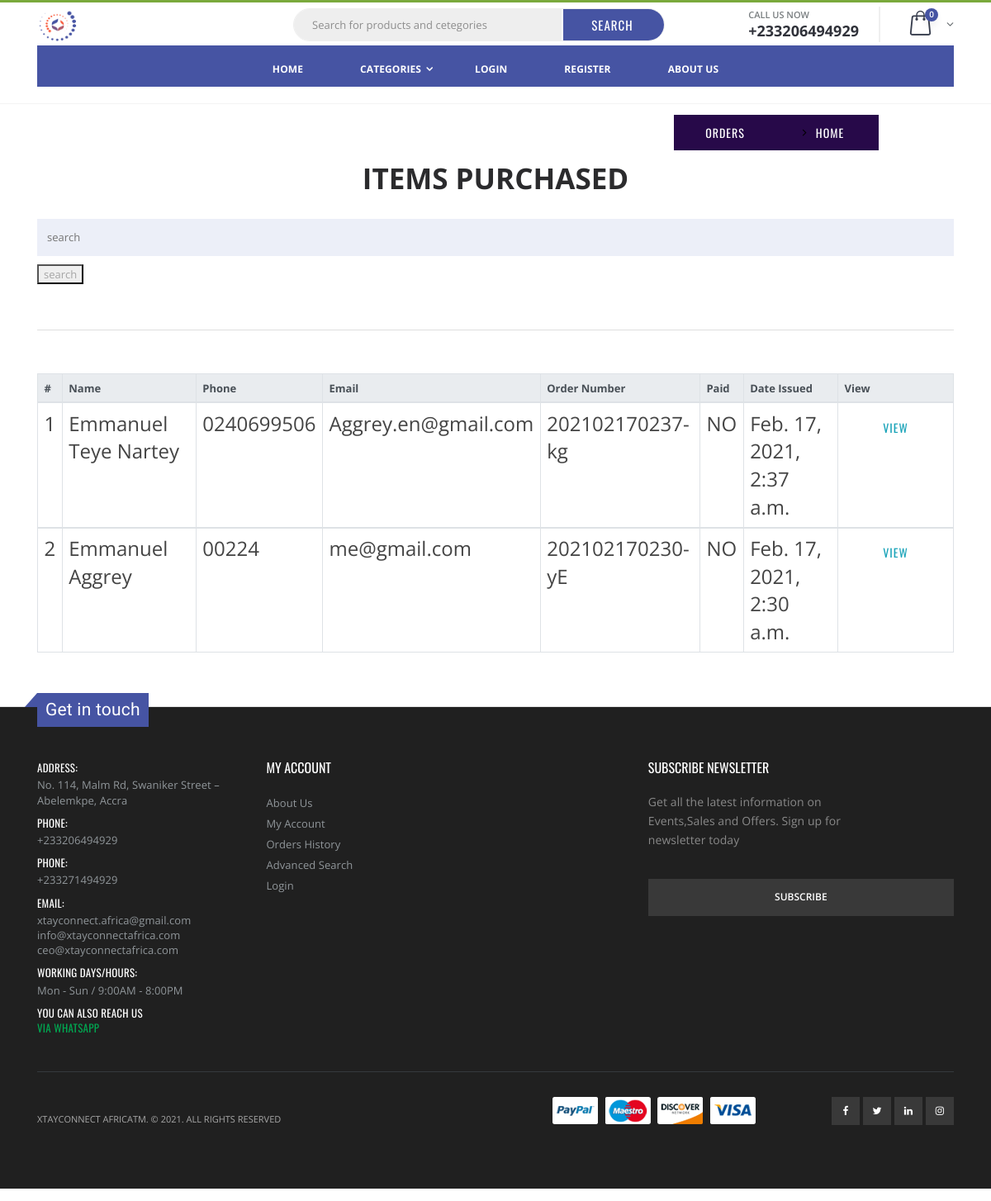
/orders/, run on an earlier commit of the app's database.
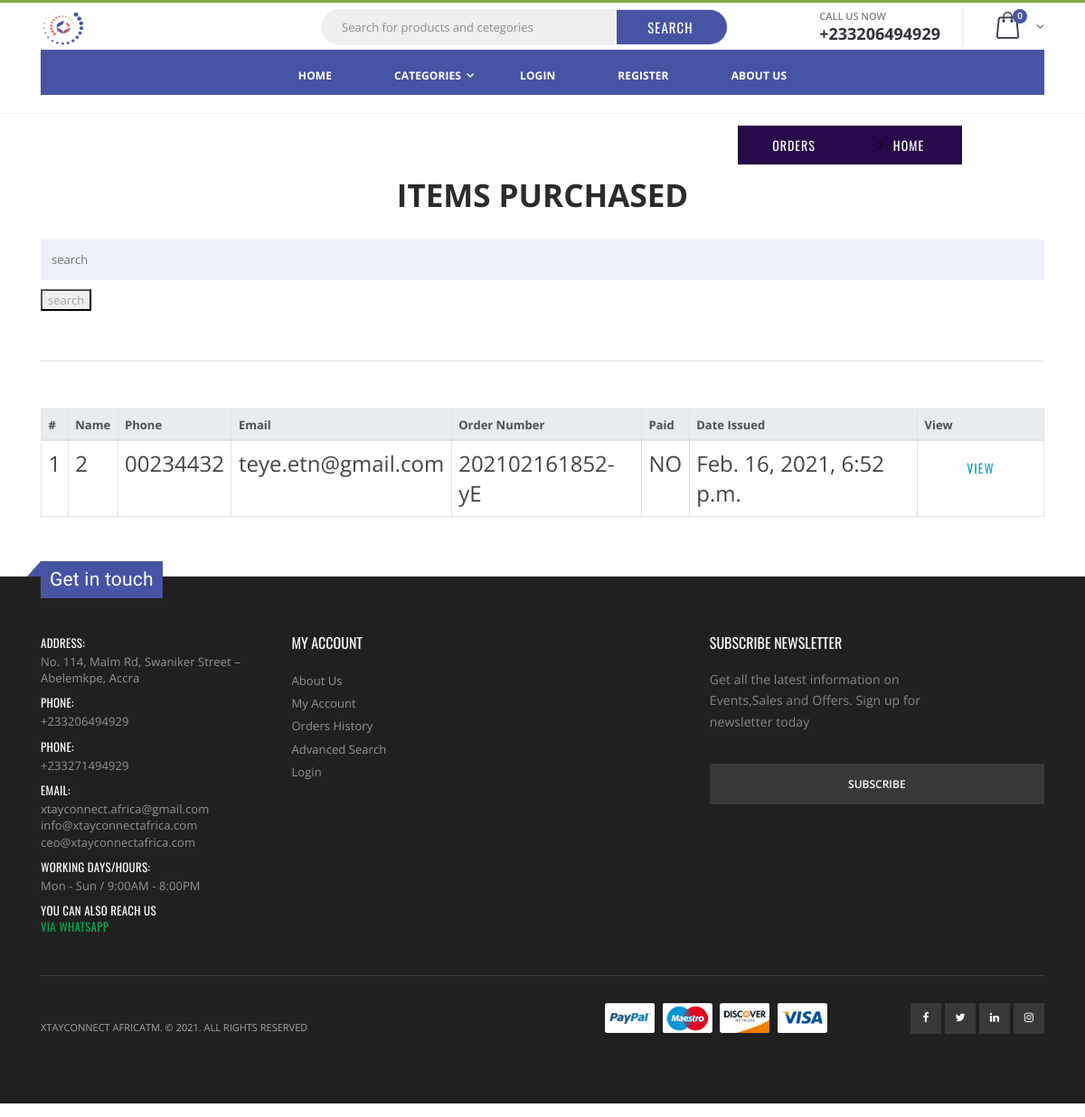
And on a later commit of the database.
### orders/models.py (models this page shows, shortened)
class Order(Base_Model):
    user =models.ForeignKey(User,on_delete=models.CASCADE,related_name='user')
    name = models.CharField(max_length=60)
    email = models.EmailField()
    address = models.CharField(max_length=150)
    phone_number = models.CharField(max_length=15, blank=False)
    city = models.CharField('City/Closest Landmark',max_length=100)
    paid = models.BooleanField(default=False)
    order_number = models.CharField('order number',max_length=500,editable=False)
    class Meta:
        ordering = ('-date_updated', )

### orders/views.py (the view)
# urls.py: path("orders/",views.orders,name="orders"),
def orders(request):
    order_items = Order.objects.all()
    q = request.GET.get('q')
    if q:
        order_items = order_items.filter(Q(name__icontains=q)|Q(order_number__icontains=q))
    context = {
        'order_items': order_items,
    }
    return render(request, 'order/order.html', context)

### cart/cart.py (called while the page is built)
    def __len__(self):
        return sum(item['quantity'] for item in self.cart.values())

### cart/context_processors.py (called while the page is built)
def cart(request):
    return {'cart': Cart(request)}

### ecommerce/context_processors.py (called while the page is built)
def category(request):
    nav = Category.objects.filter(is_available=True)
    sub_category = Sub_Category.objects.order_by('category__date_updated').filter(is_available=True)
    popular = Product.objects.filter(is_available=True).order_by('-date_updated')
    return {'nav':nav,'popular':popular,'sub_category':sub_category}

### templates/order/order.html
{% extends 'header1.html' %}
{% load static %}
{% block content %}
<nav class="breadcrumb" style="margin-left:68%;font-size: larger;">
  <a style="background-color: #270949;color: white;" title="items bought"  data-toggle="tooltip" class="breadcrumb-item btn" href="{% url 'orders:orders' %}">Orders</a>
      <a style="background-color: #270949;color: white;" title="go home" data-toggle="tooltip" class="breadcrumb-item btn" href="/">Home</a>
</nav>
<div class="container">
    <h4 class="text-center display-4" style="font-weight: bolder;">ITEMS PURCHASED</h4>
    <div class="row">
        <div class="col">
            <section>
                <form action="#" method="GET">
                  <table class="table table-bordered table-hover ">
                    <input class="my-3" type="text" name="q" id="" placeholder="search" value="{{ request.GET.q }}">
                    <button type="submit">search</button>
                    <hr>
                    <thead class="thead-light">
                      <tr>
                        <th scope="col">#</th>
                        <th scope="col">Name</th>
                        <th scope="col">Phone</th>
                        <th  scope="col">Email</th>
                        <th scope="col">Order Number</th>
                        <th scope="col">Paid</th>
                        <th scope="col">Date Issued</th>
                        <th scope="col">View</th>
                      </tr>
                    </thead>
                    {% for orders in order_items %}
                    <tbody>
                      <tr style="font-size: x-large;">
                        <td id="id" scope="row"> {{forloop.counter}} </td>
                        <td scope="row"> {{ orders.name }} </td>
                        <td scope="row"> {{ orders.phone_number }} </td>
                        <td scope="row"> {{ orders.email }} </td>
                        <td scope="row"> {{ orders.order_number }} </td>
                        <td scope="row"> {{ orders.paid|yesno:'YES,NO' }} </td>
                        <td scope="row"> {{ orders.date_add }} </td>
                          <td scope="row"><a class="text-info btn" href="{% url 'orders:order_items' orders.order_number orders.pk %}">View</a></td>
                      </tr>
                      {% empty %}
                      <p class="text-info"> Nothing to show currently</p>
                    </tbody>
                    {% endfor %}
                  </table>
                </form>
              </section>
        </div>
    </div>
</div>
{% endblock %}

### templates/header1.html (shortened to what this page needs)
{% load static %}
<!DOCTYPE html>
<html lang="en">
<head>
    <link rel="stylesheet" href="{% static 'css/bootstrap.min.css' %}">
    <link rel="stylesheet" type="text/css" href="{% static 'vendor/fontawesome-free/css/all.min.css' %}">
    <link rel="stylesheet" href="{% static 'css/material-design-iconic-font.min.css' %}">
    <link rel="stylesheet" href="{% static 'css/meanmenu.css' %}">
    <link rel="stylesheet" href="{% static 'css/owl.carousel.min.css' %}">
    <link rel="stylesheet" href="{% static 'css/slick.css' %}">
    <link rel="stylesheet" href="{% static 'css/venobox.css' %}">
    <link rel="stylesheet" href="{% static 'css/helper.css' %}">
    <link rel="stylesheet" href="{% static 'css/fontawesome-stars.css' %}">
    <link rel="stylesheet" href="{% static 'css/font-awesome.min.css' %}">
    <link rel="stylesheet" href="{% static 'js/modernizr-2.8.3.min.js' %}">
    <link rel="stylesheet" href="{% static 'css/bootstrap.min.css' %}">
    <link rel="stylesheet" href="{% static 'css/style.min.css' %}">
    <link rel="stylesheet" href="{% static 'css/style.css' %}">
    <link rel="stylesheet" type="text/css" href="{% static 'vendor/fontawesome-free/css/all.min.css' %}">
    <link rel="stylesheet" href="{% static 'css/styledetail.css' %}">
</head>
<body >
    <div class="page-wrapper">
        <header class="header">
            <div class="header-middle">
                <div class="container middle_header">
                    <div class="header-center">
                        <a href="/" class="logo">
                            <img src="{% static 'images/croped.jpg' %}" id="mainlogo"
                                alt="XtayConnect AfricaTM logo">
                        </a>
                    </div>
                    <div class="header-search">
                        <div class="header-search" style="align-items: center !important;">
                            <form action="{% url 'search' %}" method="get" id="searchform">
                                <div class="header-search-wrapper ">
                                    <input type="search" class="form-control" name="q" id="q"
                                        placeholder="Search for products and cetegories" required
                                        value="{{request.GET.q}}">
                                    <button class="btn btn-lg btn-search"
                                        style="color:white;background-color: #4654A3;margin: 0;"
                                        type="submit">Search</button>
                                </div>
                            </form>
                        </div>
                    </div>
                    <div class="header-right">
                        <div class="header-contact">
                            <span>Call us now</span>
                            <a href="tel:+233206494929"><strong>+233206494929</strong></a>
                        </div>
                        <div class="dropdown cart-dropdown">
                            <a href="#" class="dropdown-toggle" role="button" data-toggle="dropdown"
                                aria-haspopup="true" aria-expanded="false" data-display="static">
                                <div class="cart-count" id="cart-count" style="color:white;background-color: #4654A3;">
                                    {{cart|length}}</div>
                            </a>
                        </div>
                    </div>
                </div>
            </div>
            <div class="header-bottom sticky-header">
                <div class="container">
                    <nav class="main-nav">
                        <ul class="menu sf-arrows ">
                            <li class=""><a class="nav-item" href="/">Home</a></li>
                            <li>
                                <a href="#" class="sf-with-ul nav-item">Categories</a>
                            </li>
                            {% if user.is_authenticated %}
                            <li class="float-right"><a class="nav-item" href="{% url 'account_logout' %}">LOGOUT</a>
                            </li>
                            {%else %}
                            <li class="float-right "><a class="nav-item" href="{% url 'account_login' %}">LOGIN</a></li>
                            <li class="float-right"><a class="nav-item" href="{% url 'account_signup' %}">REGISTER</a>
                            </li>
                            {% endif %}
                            <li><a class="nav-item" style="color: #4654A3" href="{% url 'about' %}">About Us</a></li>
                        </ul>
                    </nav>
                </div>
            </div>
        </header>
        {% block content %}
        {% endblock %}
        {% load static %}
        <link rel="stylesheet" href="{% static 'css/bootstrap.min.css' %}">
        <link rel="stylesheet" href="{% static 'css/style.min.css' %}">
        <link rel="stylesheet" type="text/css" href="{% static 'vendor/fontawesome-free/css/all.min.css' %}">
        <footer class="footer">
            <div class="footer-middle">
                <div class="container">
                    <div class="footer-ribbon" style="background-color: #4654A3;">
                        Get in touch
                    </div>
                    <div class="row">
                        <div class="col-lg-8">
                            <div class="row">
                                <div class="col-md-5">
                                    <div class="widget">
                                        <ul class="contact-info">
                                            <li>
                                                <span class="contact-info-label">Address:</span>
                                                No. 114, Malm Rd, Swaniker Street – Abelemkpe, Accra
                                            </li>
                                            <li>
                                                <span class="contact-info-label">Phone:</span><a
                                                    href="tel:+233206494929">
                                                    +233206494929</a>
                                            </li>
                                            <li>
                                                <span class="contact-info-label">Phone:</span><a
                                                    href="tel:+233271494929">
                                                    +233271494929</a>
                                            </li>
                                            <li>
                                                <span class="contact-info-label">Email:</span> <a
                                                    href="mailto:xtayconnect.africa@gmail.com ">xtayconnect.africa@gmail.com
                                                </a>
                                                <a href="mailto:info@xtayconnectafrica.com">
                                                    info@xtayconnectafrica.com</a>
                                                <a href="mailto:ceo@xtayconnectafrica.com  ">ceo@xtayconnectafrica.com
                                                </a>
                                            </li>
                                            <li>
                                                <span class="contact-info-label">Working Days/Hours:</span>
                                                Mon - Sun / 9:00AM - 8:00PM
                                            </li>
                                            <li>
                                                <span class="contact-info-label">you can also reach us
                                                    <a class="d-none d-lg-block" style="color:#00A751;"
                                                        href="https://web.whatsapp.com/send?phone=+233206494929&text=hello {% if user.is_authenticated %}{{user}}: {% endif %}feel free to talk to us."
                                                        target="_blank" rel="noopener noreferrer">
                                                        via whatsapp
                                                </span>
                                            </li>
                                        </ul>
                                    </div>
                                </div>
                                <div class="col-md-3">
                                    <div class="widget">
                                        <h4 class="widget-title">My Account</h4>
                                        <ul class="links">
                                            <li><a href="{% url 'about' %}">About Us</a></li>
                                            <li><a href="#">My Account</a></li>
                                            <li><a href="#">Orders History</a></li>
                                            <li><a href="#">Advanced Search</a></li>
                                            <li><a href="{% url 'account_login' %}" class="login-link">Login</a></li>
                                        </ul>
                                    </div>
                                </div>
                            </div>
                        </div>
                        <div class="col-lg-4">
                            <div class="widget widget-newsletter">
                                <h4 class="widget-title">Subscribe newsletter</h4>
                                <p>Get all the latest information on Events,Sales and Offers. Sign up for newsletter
                                    today</p>
                                <form action="#">
                                    <input type="submit" class="btn" value="Subscribe">
                                </form>
                            </div>
                        </div>
                    </div>
                </div>
            </div>
            <div class="container">
                <div class="footer-bottom">
                    <p class="footer-copyright">XtayConnect AfricaTM. &copy; {% now 'Y' %}. All Rights Reserved</p>
                    <img src="{% static 'images/payments.png' %}" alt="payment methods" class="footer-payments">
                    <div class="social-icons">
                        <a href="https://www.facebook.com/XtayConnect-Africa-109896374204854/" class="social-icon"
                            target="_blank"><i class="icon-facebook"></i></a>
                        <a href="https://twitter.com/Xconnect_Africa?s=08" class="social-icon" target="_blank"><i
                                class="icon-twitter"></i></a>
                        <a href="https://www.linkedin.com/company/xtayconnect-africa/" class="social-icon"
                            target="_blank"><i class="icon-linkedin"></i></a>
                        <a href="https://www.instagram.com/xtayconnect_africa/" class="social-icon" target="_blank"><i
                                class="icon-instagram"></i></a>
                    </div>
                </div>
        </footer>
    </div>
</body>
</html>

### static/css/style.css (style rules this page uses)
body { font-family: 'Hind', sans-serif; color: #4A4E5A; overflow-x: hidden; }
h1, h2, h3, h4, h5, h6 { color: #30323A; margin: 0 0 10px; font-weight: 700; }
a { color: #30323A; -webkit-transition: 0.3s color; transition: 0.3s color; }
strong { color: #30323A; }
ul, ol { margin: 0; padding: 0; list-style: none }
hr { margin-top: 15px; margin-bottom: 15px; border-color: #DADADA; }
.breadcrumb { background-color: transparent; border: none; border-radius: 0px; padding: 15px 0px; margin: 0; }
.header-search { display: inline-block; padding: 15px 0px; max-width: 500px; }
.header-search>form { position: relative; }
.footer { margin: 15px 0px; }
.footer-copyright { margin-top: 15px; text-transform: uppercase; font-size: 14px; }

### templates/header1.html (style rules this page uses)
.header-middle { margin: 0; padding: 0; border: none; margin-top: 2px; }
.main-nav { background-color: #4654A3; height: 50px; }
.nav-item { color: white !important; }
.menu>li>a { padding: 1.5em; }
@media screen and (min-width: 600px) { #mainlogo { height: 50px; width: autox; } }
@media screen and (min-width: 600px) { #mainlogo { padding-right: 20em !important; } }
body { background: #fff !important; color: #444; font-family: "Open Sans", sans-serif; }

What changed in the data, as far as the page shows it:
removed Order: name "Emmanuel Teye Nartey", phone_number "0240699506", email "Aggrey.en@gmail.com", order_number "202102170237-kg", paid "NO", date_add "Feb. 17, 2021, 2:37 a.m."
changed Order "NO": name "Emmanuel Aggrey" → "2"; phone_number "00224" → "00234432"; email "me@gmail.com" → "teye.etn@gmail.com"; order_number "202102170230-yE" → "202102161852-yE"; date_add "Feb. 17, 2021, 2:30 a.m." → "Feb. 16, 2021, 6:52 p.m."
